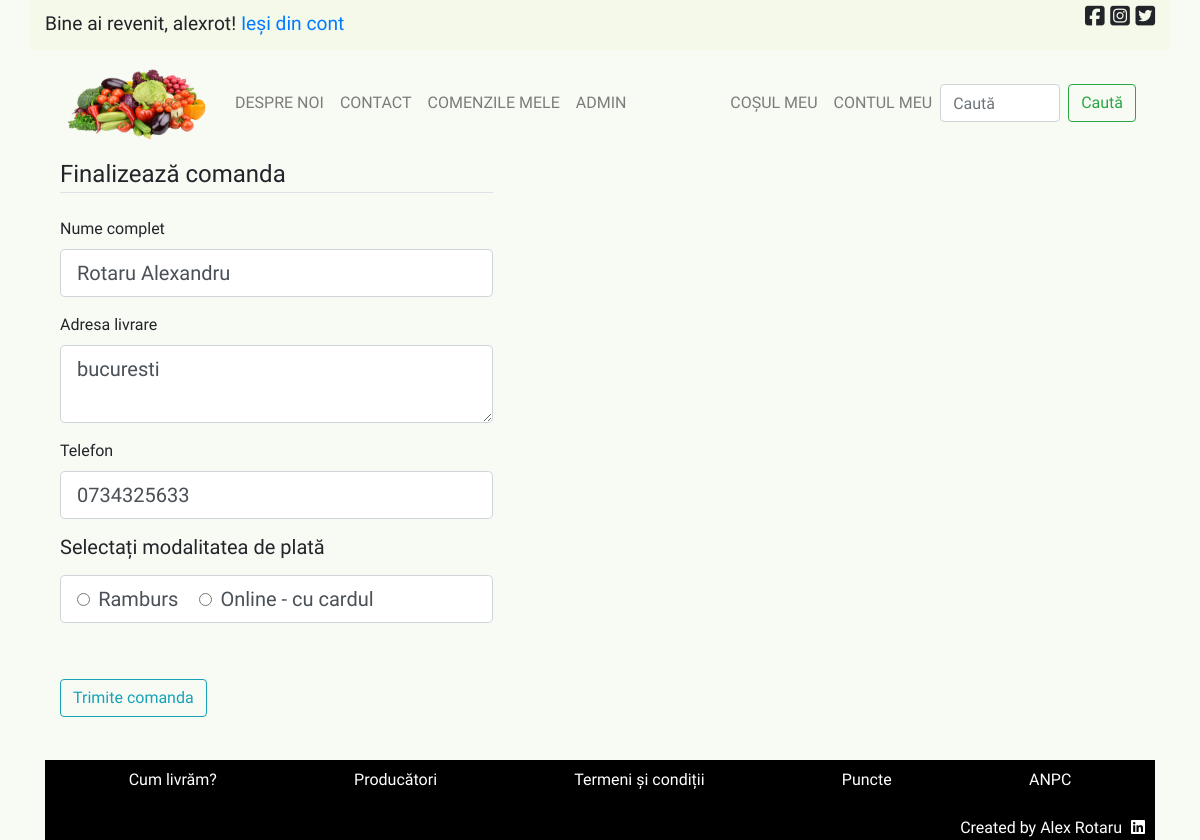
The page /continua_comanda (signed in) on the database as committed earlier.
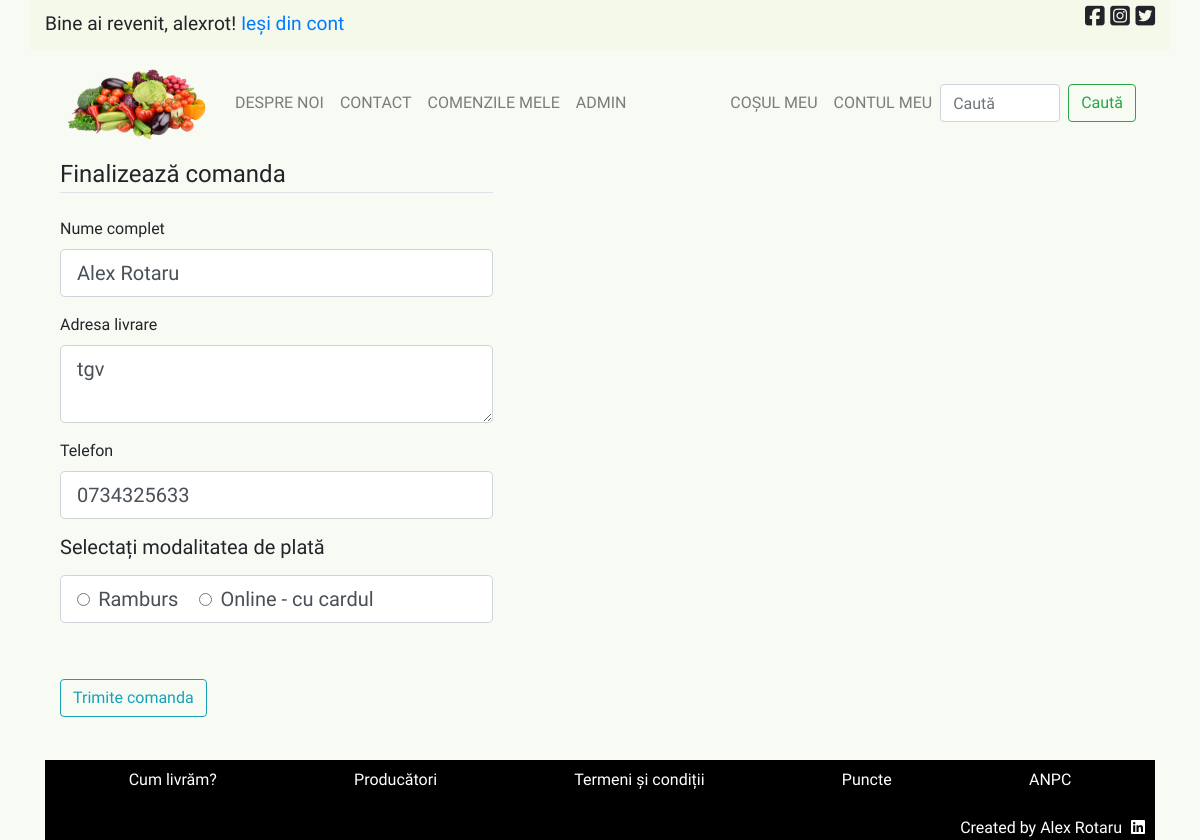
The same page on the database as committed later.
### licenta/models.py (models this page shows, shortened)
class User(database.Model, UserMixin):
    __tablename__ = 'user'
    id = database.Column(database.Integer, primary_key=True)
    user_name = database.Column(
        database.String(20), unique=True, nullable=False)
    nume = database.Column(database.String(100), nullable=False)
    email = database.Column(database.String(120), unique=True, nullable=False)
    parola = database.Column(database.String(60), nullable=False)
    adresa = database.Column(database.String(200), nullable=False)
    telefon = database.Column(database.String(11), nullable=False)
    comenzi = database.relationship('Comenzi', backref='utilizator', lazy=True)
    is_admin = database.Column(
        database.Boolean(), nullable=False, default=False)

### licenta/routes.py (the view)
@login_required
@app.route('/continua_comanda', methods=['POST', 'GET'])
def continua_comanda():
    if current_user.is_authenticated:
        formular = ConfirmAdresaForm()
        if formular.validate_on_submit() and request.method == 'POST':
            livrare = formular.nume.data + '<br/>' + \
                formular.adresa.data + '<br/>' + formular.telefon.data
            cos_curent = Produs.query.join(Cos, Produs.id == Cos.produs).add_columns(
                Produs.id, Produs.nume, Produs.poza, Produs.pret, Cos.cantitate).filter(Cos.user == current_user.id)
            subtotal = 0
            produse_comandate = {}
            count = Cos.query.count()
            for linie in cos_curent:
                produse_comandate[count] = [
                    linie.nume, linie.cantitate, linie.pret]
                count += 1
                subtotal = subtotal + (linie.cantitate * linie.pret)
            produse_comandate = str(produse_comandate)
            if subtotal >= 75:
                transport = 0
            else:
                transport = 15.0
            total = subtotal + transport
            mod_plata = formular.mod_plata.data
            comanda = Comenzi(user=current_user.id, produse=produse_comandate,
                              date_livrare=livrare, mod_plata=mod_plata, total=total)
            database.session.add(comanda)
            database.session.commit()
            select_comanda = Comenzi.query.order_by(Comenzi.id.desc()).first()
            tranzactie = Tranzactii(comanda=select_comanda.id, total=total)
            database.session.add(tranzactie)
            database.session.commit()
            for linie in cos_curent:
                produs_comandat = ProduseComandate(
                    comanda=comanda.id, produs=linie.nume, cantitate=linie.cantitate)
                database.session.add(produs_comandat)
            database.session.commit()
            cos = Cos.query.all()
            trimite_comanda_email(cos_curent, current_user, subtotal, total)
            for linie_cos in cos:
                database.session.delete(linie_cos)
                database.session.commit()
            flash(
                'Comanda a fost trimisă cu success! Veți primi pe email toate detaliile comenzii!', 'success')
            return redirect(url_for('home'))
        elif request.method == 'GET':
            formular.nume.data = current_user.nume
            formular.adresa.data = current_user.adresa
            formular.telefon.data = current_user.telefon
        return render_template('continua_comanda.html', title='Continuă comanda', formular=formular)
    else:
        return redirect(url_for('home'))

### licenta/forms.py
class ConfirmAdresaForm(FlaskForm):
    nume = StringField('Nume complet', validators=[DataRequired()])
    adresa = TextAreaField('Adresa livrare', validators=[DataRequired()])
    telefon = StringField('Telefon', validators=[DataRequired(), Length(min=10, max=10)])
    mod_plata = RadioField('Selectați modalitatea de plată', choices=[('Ramburs', 'Ramburs'), ('Card', 'Online - cu cardul')])
    submit = SubmitField('Trimite comanda')

### licenta/models.py (called while the page is built)
@login_manager.user_loader
def load_user(user_id):
    return User.query.get(int(user_id))

### licenta/templates/continua_comanda.html (shortened to what the changed rows need)
{% extends "principal.html" %}
{% block continut_unic %}
    <div class="sidebar-stanga col-sm-12 col-md-5">
        <div class="pagina-cont-content ">
            <div class="formular-cont-nou">
                <form action="" method="POST">
                    <fieldset class="form-group">
                        <div class="form-group">
                            {{ formular.nume.label(class="form-control-label") }}
                            {% if formular.nume.errors %}
                                {{ formular.nume(class="form-control form-control-lg is-invalid") }}
                                <div class="invalid-feedback">
                                    {% for eroare in formular.nume.errors %}
                                        <span>{{ eroare }}</span>
                                    {% endfor %}
                                </div>
                            {% else %}
                                {{ formular.nume(class="form-control form-control-lg") }}
                            {% endif %}
                        </div>
                        <div class="form-group">
                            {{ formular.adresa.label(class="form-control-label") }}
                            {% if formular.adresa.errors %}
                                {{ formular.adresa(class="form-control form-control-lg is-invalid") }}
                                <div class="invalid-feedback">
                                    {% for eroare in formular.adresa.errors %}
                                        <span>{{ eroare }}</span>
                                    {% endfor %}
                                </div>
                            {% else %}
                                {{ formular.adresa(class="form-control form-control-lg") }}
                            {% endif %}
                        </div>
                        <div class="form-group">
                            {{ formular.telefon.label(class="form-control-label") }}
                            {% if formular.telefon.errors %}
                                {{ formular.telefon(class="form-control form-control-lg is-invalid") }}
                                <div class="invalid-feedback">
                                    {% for eroare in formular.telefon.errors %}
                                        <span>{{ eroare }}</span>
                                    {% endfor %}
                                </div>
                            {% else %}
                                {{ formular.telefon(class="form-control form-control-lg") }}
                            {% endif %}
                        </div>
                    </fieldset>
                </form>
            </div>
        </div>
    </div>
{% endblock %}

### licenta/templates/principal.html (shortened to what the changed rows need)
<!DOCTYPE html>
<html>
<head>
    <link rel="stylesheet" href="https://stackpath.bootstrapcdn.com/bootstrap/4.5.0/css/bootstrap.min.css">
    <link rel="stylesheet" type="text/css" href="{{ url_for('static', filename='main.css') }}">
</head>
<body>
    <div class="bara_sus container d-flex justify-content-between">
        <div>
            {% if current_user.is_authenticated %}
                <p id="bine-ai-revenit">Bine ai revenit, {{ current_user.user_name }}!   <a href="{{ url_for('logout') }}">Ieși din cont</a></p>
            {% endif %}
        </div>
    </div>
    <div class="container">
        {% block continut_unic %}{% endblock %}
    </div>
</body>
</html>

Rows that differ between the two databases and show on the page:
changed User "alexrot": nume "Rotaru Alexandru" → "Alex Rotaru"; adresa "bucuresti" → "tgv"
